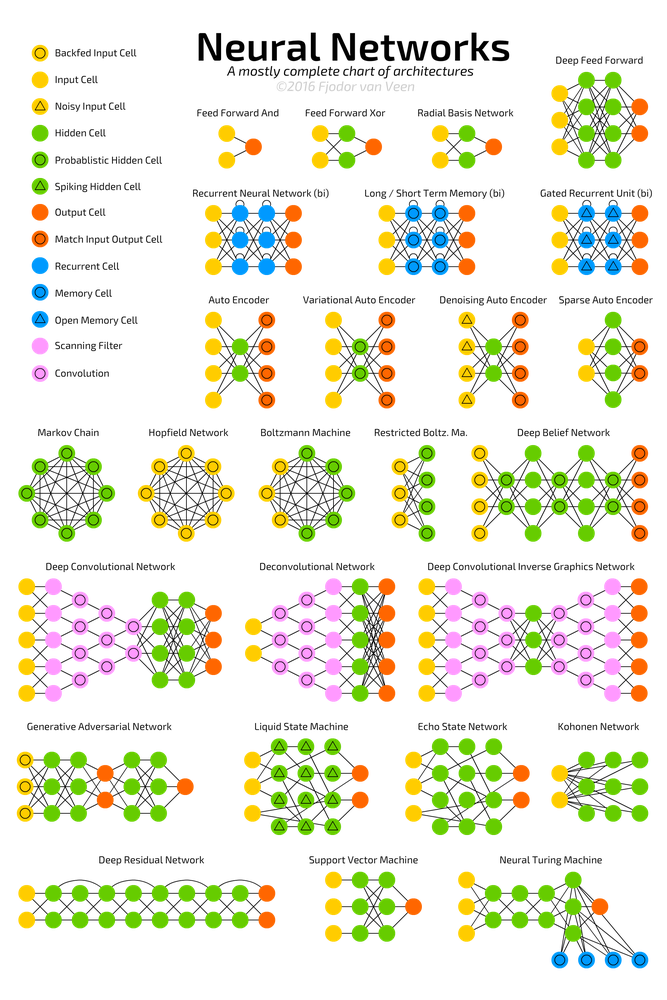
#> input picture presentation/resources/neural_net_zoo.png, 667 x 1000 px, shrunk from 2000 x 3000 before the run
$ python flip_gray.py
#> lines starting #> are read from the running program, lines starting #| are printed output that depends on the picture
# https://pillow.readthedocs.io/en/3.0.x/handbook/tutorial.html

from PIL import Image
from math import log10

im = Image.open('neural_net_zoo.png')
#> im is the input picture: PIL image 667x1000 RGBA; mean R, G, B, A 28.1, 28.4, 8.5, 40.5
print(im.format, im.size, im.mode)
#| PNG (667, 1000) RGBA
for x in range(im.size[0]):
    for y in range(im.size[1]):
        pix = im.getpixel((x, y))
        if (pix[3] > 0 and pix[0] == pix[1] and pix[1] == pix[2]):
            im.putpixel((x, y), (255,)*3)
    print(f"Row {str(x).zfill(int(log10(im.size[0])))} of {im.size[0]}{('.'*(x%3)).ljust(3)} {int(x/im.size[0]*100)}%", end='\r')
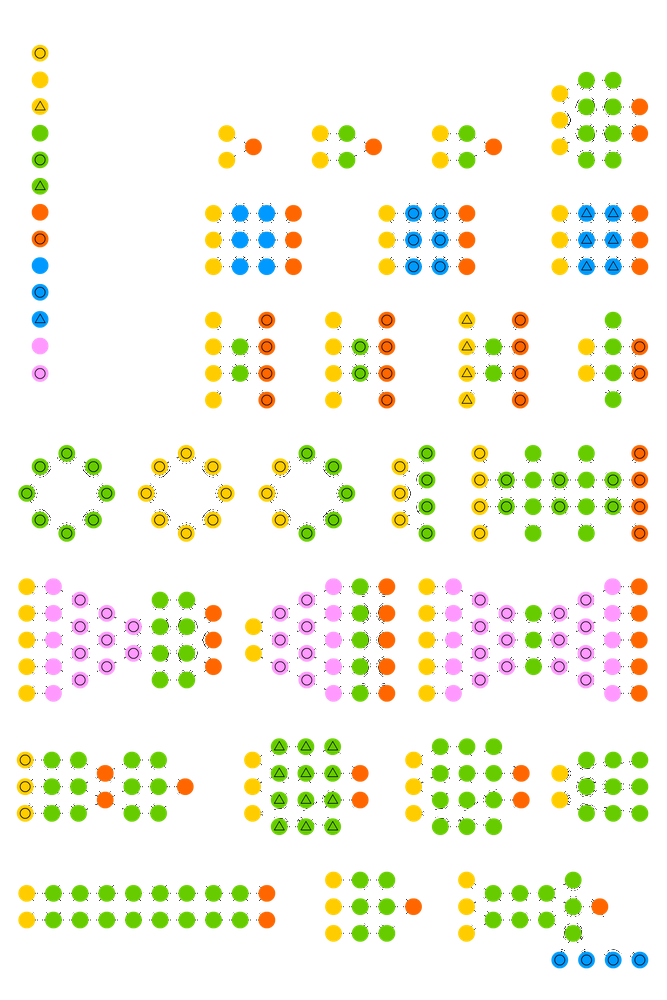
#> im: PIL image 667x1000 RGBA; mean R, G, B, A 57.6, 57.8, 37.9, 61.6; transparent parts drawn white

im.save('flip_gray_out.png')
